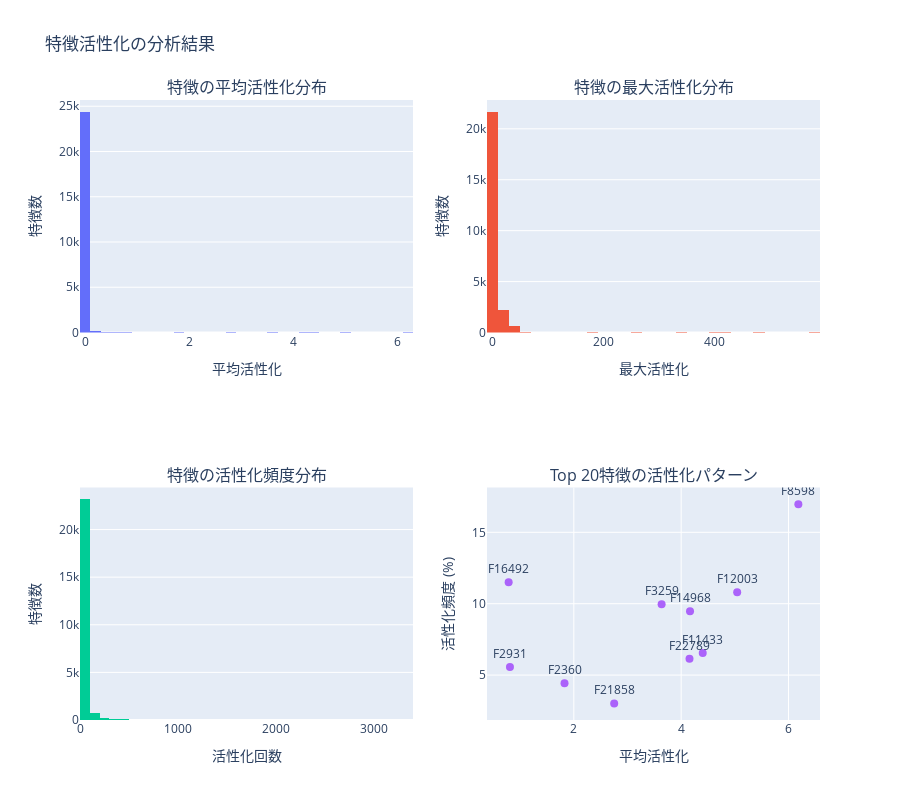

Notebook cell for this chart:
### Markdown cell above
## 6. 特徴活性化の可視化

### Code cell
# 特徴活性化の分布をヒストグラムで可視化
def plot_feature_activation_distribution(analysis_results):
    fig = make_subplots(
        rows=2, cols=2,
        subplot_titles=[
            '特徴の平均活性化分布',
            '特徴の最大活性化分布', 
            '特徴の活性化頻度分布',
            'Top 20特徴の活性化パターン'
        ]
    )
    
    # 平均活性化の分布
    fig.add_trace(
        go.Histogram(x=analysis_results['feature_means'].numpy(), nbinsx=50, name='平均活性化'),
        row=1, col=1
    )
    
    # 最大活性化の分布
    fig.add_trace(
        go.Histogram(x=analysis_results['feature_maxs'].numpy(), nbinsx=50, name='最大活性化'),
        row=1, col=2
    )
    
    # 活性化頻度の分布
    fig.add_trace(
        go.Histogram(x=analysis_results['feature_activation_counts'].float().numpy(), nbinsx=50, name='活性化頻度'),
        row=2, col=1
    )
    
    # Top 20特徴の活性化パターン
    top_20_indices = analysis_results['top_by_mean'].indices[:20]
    top_20_means = analysis_results['feature_means'][top_20_indices]
    top_20_freqs = analysis_results['feature_activation_counts'][top_20_indices].float() / analysis_results['total_positions'] * 100
    
    fig.add_trace(
        go.Scatter(
            x=top_20_means.numpy(),
            y=top_20_freqs.numpy(),
            mode='markers+text',
            text=[f'F{idx}' for idx in top_20_indices],
            textposition='top center',
            marker=dict(size=8),
            name='Top 20特徴'
        ),
        row=2, col=2
    )
    
    fig.update_layout(height=800, showlegend=False, title_text="特徴活性化の分析結果")
    fig.update_xaxes(title_text="平均活性化", row=1, col=1)
    fig.update_xaxes(title_text="最大活性化", row=1, col=2)
    fig.update_xaxes(title_text="活性化回数", row=2, col=1)
    fig.update_xaxes(title_text="平均活性化", row=2, col=2)
    fig.update_yaxes(title_text="特徴数", row=1, col=1)
    fig.update_yaxes(title_text="特徴数", row=1, col=2)
    fig.update_yaxes(title_text="特徴数", row=2, col=1)
    fig.update_yaxes(title_text="活性化頻度 (%)", row=2, col=2)
    
    return fig

# プロットの表示
fig = plot_feature_activation_distribution(analysis_results)
fig.show()

### Figure 1 — Plotly figure (JSON) as saved in the notebook; plotly's stock layout.template omitted (floating-point values rounded to 4 significant figures; data arrays with more than 128 entries replaced by an {"elided": "..."} marker saying what was removed)
{"data": [{"name": "平均活性化", "nbinsx": 50, "type": "histogram", "x": {"elided": "24576 float values"}, "xaxis": "x", "yaxis": "y"}, {"name": "最大活性化", "nbinsx": 50, "type": "histogram", "x": {"elided": "24576 float values"}, "xaxis": "x2", "yaxis": "y2"}, {"name": "活性化頻度", "nbinsx": 50, "type": "histogram", "x": {"elided": "24576 int values"}, "xaxis": "x3", "yaxis": "y3"}, {"marker": {"size": 8}, "mode": "markers+text", "name": "Top 20特徴", "text": ["F8598", "F12003", "F11433", "F14968", "F22789", "F3259", "F21858", "F2360", "F2931", "F16492"], "textposition": "top center", "type": "scatter", "x": [6.183, 5.044, 4.402, 4.165, 4.155, 3.636, 2.752, 1.826, 0.8096, 0.7852], "xaxis": "x4", "y": [16.97, 10.8, 6.548, 9.471, 6.144, 9.96, 3.019, 4.422, 5.559, 11.5], "yaxis": "y4"}], "layout": {"annotations": [{"font": {"size": 16}, "showarrow": false, "text": "特徴の平均活性化分布", "x": 0.225, "xanchor": "center", "xref": "paper", "y": 1, "yanchor": "bottom", "yref": "paper"}, {"font": {"size": 16}, "showarrow": false, "text": "特徴の最大活性化分布", "x": 0.775, "xanchor": "center", "xref": "paper", "y": 1, "yanchor": "bottom", "yref": "paper"}, {"font": {"size": 16}, "showarrow": false, "text": "特徴の活性化頻度分布", "x": 0.225, "xanchor": "center", "xref": "paper", "y": 0.375, "yanchor": "bottom", "yref": "paper"}, {"font": {"size": 16}, "showarrow": false, "text": "Top 20特徴の活性化パターン", "x": 0.775, "xanchor": "center", "xref": "paper", "y": 0.375, "yanchor": "bottom", "yref": "paper"}], "height": 800, "showlegend": false, "title": {"text": "特徴活性化の分析結果"}, "xaxis": {"anchor": "y", "domain": [0, 0.45], "title": {"text": "平均活性化"}}, "xaxis2": {"anchor": "y2", "domain": [0.55, 1], "title": {"text": "最大活性化"}}, "xaxis3": {"anchor": "y3", "domain": [0, 0.45], "title": {"text": "活性化回数"}}, "xaxis4": {"anchor": "y4", "domain": [0.55, 1], "title": {"text": "平均活性化"}}, "yaxis": {"anchor": "x", "domain": [0.625, 1], "title": {"text": "特徴数"}}, "yaxis2": {"anchor": "x2", "domain": [0.625, 1], "title": {"text": "特徴数"}}, "yaxis3": {"anchor": "x3", "domain": [0, 0.375], "title": {"text": "特徴数"}}, "yaxis4": {"anchor": "x4", "domain": [0, 0.375], "title": {"text": "活性化頻度 (%)"}}}}
